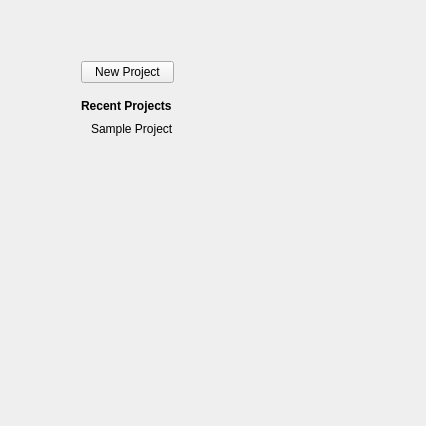
<?xml version="1.0" encoding="UTF-8"?>
<ui version="4.0">
 <class>StartUpPage</class>
 <widget class="QWidget" name="StartUpPage">
  <property name="geometry">
   <rect>
    <x>0</x>
    <y>0</y>
    <width>426</width>
    <height>426</height>
   </rect>
  </property>
  <property name="windowTitle">
   <string>Form</string>
  </property>
  <layout class="QHBoxLayout" name="horizontalLayout_2">
   <item>
    <spacer name="m_leftMarginHSpacer">
     <property name="orientation">
      <enum>Qt::Horizontal</enum>
     </property>
     <property name="sizeType">
      <enum>QSizePolicy::Fixed</enum>
     </property>
     <property name="sizeHint" stdset="0">
      <size>
       <width>70</width>
       <height>20</height>
      </size>
     </property>
    </spacer>
   </item>
   <item>
    <layout class="QVBoxLayout" name="verticalLayout_2">
     <item>
      <spacer name="m_topMarginVSpacer">
       <property name="orientation">
        <enum>Qt::Vertical</enum>
       </property>
       <property name="sizeType">
        <enum>QSizePolicy::Fixed</enum>
       </property>
       <property name="sizeHint" stdset="0">
        <size>
         <width>20</width>
         <height>50</height>
        </size>
       </property>
      </spacer>
     </item>
     <item>
      <widget class="QPushButton" name="m_newProjectButton">
       <property name="text">
        <string>New Project</string>
       </property>
      </widget>
     </item>
     <item>
      <spacer name="verticalSpacer_2">
       <property name="orientation">
        <enum>Qt::Vertical</enum>
       </property>
       <property name="sizeType">
        <enum>QSizePolicy::Fixed</enum>
       </property>
       <property name="sizeHint" stdset="0">
        <size>
         <width>20</width>
         <height>10</height>
        </size>
       </property>
      </spacer>
     </item>
     <item>
      <widget class="QLabel" name="m_recentProjectsLabel">
       <property name="font">
        <font>
         <weight>75</weight>
         <bold>true</bold>
        </font>
       </property>
       <property name="text">
        <string>Recent Projects</string>
       </property>
       <property name="openExternalLinks">
        <bool>false</bool>
       </property>
      </widget>
     </item>
     <item>
      <layout class="QHBoxLayout" name="horizontalLayout">
       <item>
        <spacer name="horizontalSpacer">
         <property name="orientation">
          <enum>Qt::Horizontal</enum>
         </property>
         <property name="sizeType">
          <enum>QSizePolicy::Fixed</enum>
         </property>
         <property name="sizeHint" stdset="0">
          <size>
           <width>10</width>
           <height>20</height>
          </size>
         </property>
        </spacer>
       </item>
       <item>
        <layout class="QVBoxLayout" name="m_projectsVerticalLayout">
         <item>
          <widget class="QLabel" name="m_sampleProjectLabel">
           <property name="text">
            <string>Sample Project</string>
           </property>
          </widget>
         </item>
        </layout>
       </item>
      </layout>
     </item>
     <item>
      <spacer name="verticalSpacer_3">
       <property name="orientation">
        <enum>Qt::Vertical</enum>
       </property>
       <property name="sizeType">
        <enum>QSizePolicy::Expanding</enum>
       </property>
       <property name="sizeHint" stdset="0">
        <size>
         <width>20</width>
         <height>40</height>
        </size>
       </property>
      </spacer>
     </item>
    </layout>
   </item>
   <item>
    <spacer name="horizontalSpacer_3">
     <property name="orientation">
      <enum>Qt::Horizontal</enum>
     </property>
     <property name="sizeHint" stdset="0">
      <size>
       <width>242</width>
       <height>20</height>
      </size>
     </property>
    </spacer>
   </item>
  </layout>
 </widget>
 <resources/>
 <connections/>
</ui>
